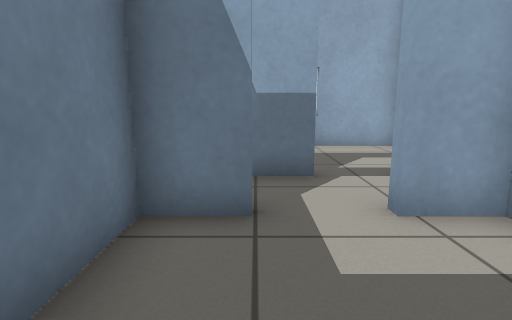
view 1 (above)

14 first-person views from a walk through a robot-simulator world made for Gazebo. The camera is 0.67 m above the floor, tilts 10° down and sees 80° across. The floor is counted in squares, 0.5 m on a side. Each view is taken from the middle of a square. On the plan, view 1 faces up. The plan holds only what a view shows up to about 14 squares ahead; the rest is blank.

view 2
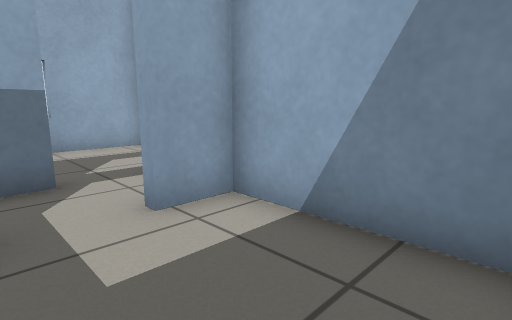

view 3
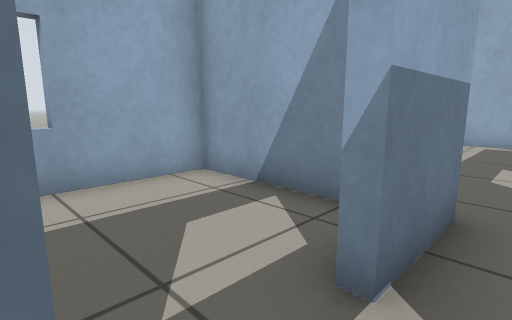

view 4
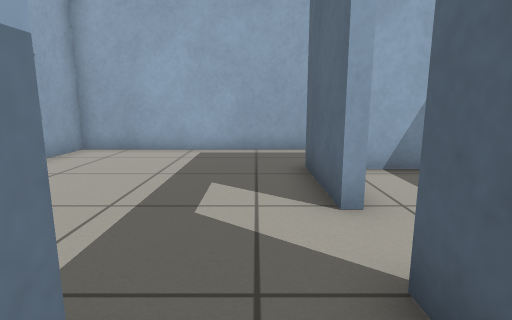

view 5
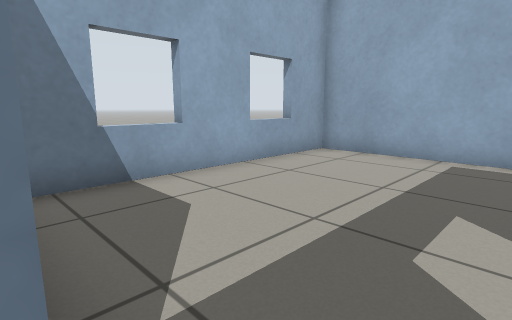

view 6
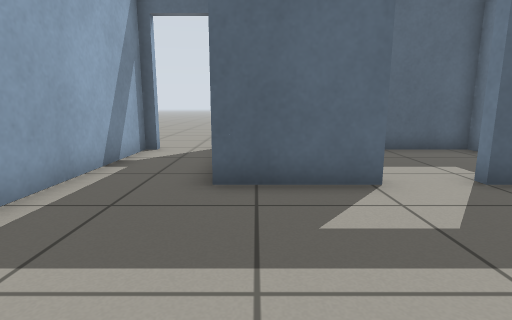

view 7
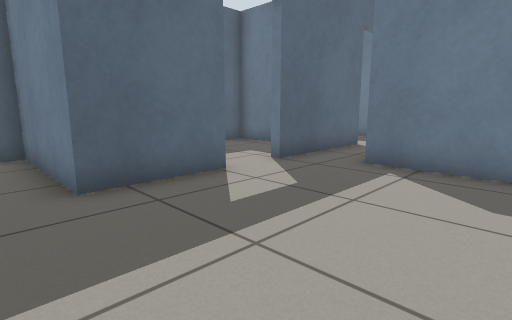

view 8
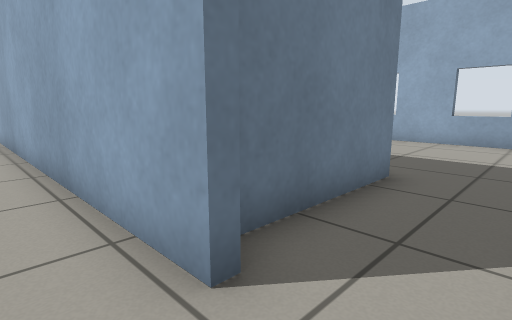

view 9
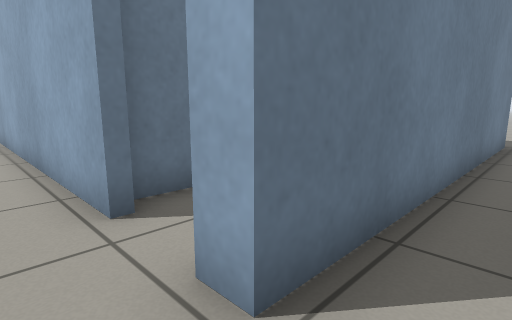

view 10
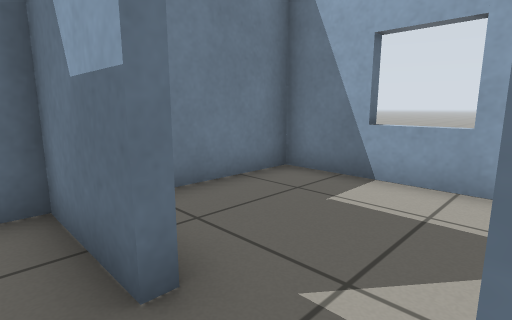

view 11
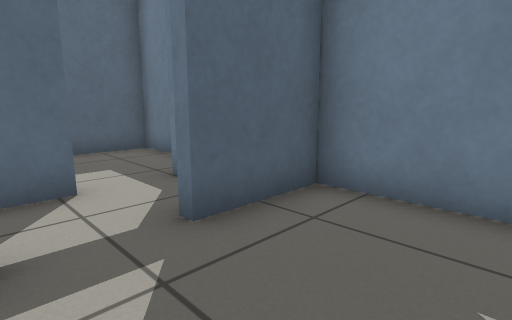

view 12
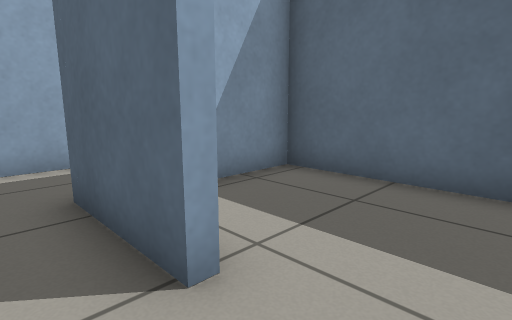

view 13
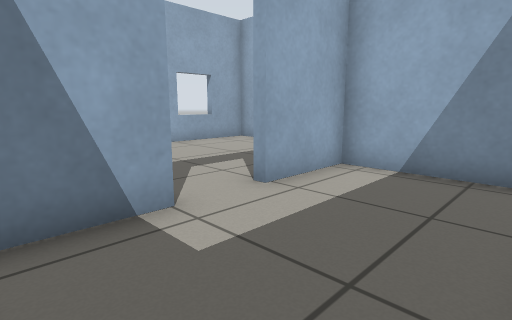

view 14
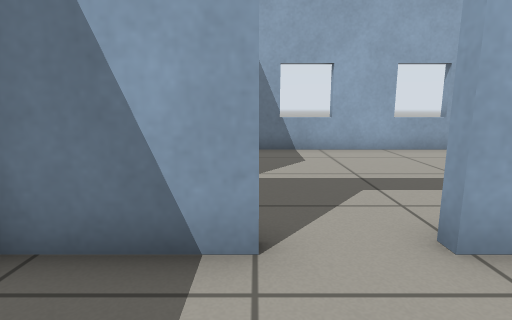

### Floor plan
Points are (right, up) in squares from view 1. A wall is a line through its corners. A room is listed if a view was taken in it or the views show most of it. See-through windows are left out.
Room 1 (views 1, 2)
walls: (-0.1, 3.6) (-1.4, 3.6) (-1.4, -0.5) (0.7, -0.5); (3.1, 0.1) (3.1, 3.6) (1.8, 3.6)
ways out: open door at (0.5, 4) to room 2
Room 2 (views 3, 4, 5, 6, 7, 10, 12)
walls: (7.8, 3.9) (10.7, 3.9) (10.7, -0.5); (5.1, 8.5) (5.1, 5.8) (2.9, 5.8); (1.8, 3.9) (6, 3.9); (13.1, -0.5) (13.5, -0.5) (13.5, 10.4) (5.6, 10.4); (1.1, 5.8) (-1.4, 5.8) (-1.4, 5.3)
ways out: open door at (0.5, 4) to room 1; open door at (12.5, -1) to room 3; open door at (2, 6) to room 4; open door at (6.5, 4) to room 5
Room 3 (views 8, 9)
walls: (11.3, -0.8) (-1.4, -0.8); (13.8, -0.8) (13.1, -0.8)
ways out: open door at (12.5, -1) to room 2
Room 4 (view 11)
walls: (4.8, 7) (4.8, 10.4) (-1.4, 10.4) (-1.4, 6.1) (1.1, 6.1)
ways out: open door at (2, 6) to room 2
Room 5 (views 13, 14)
walls: (6, 3.6) (3.6, 3.6); (3.4, 1.2) (3.4, -0.5) (10.4, -0.5) (10.4, 3.6) (7.8, 3.6)
ways out: open door at (6.5, 4) to room 2

Where each view was taken, in squares from view 1:
view 1: 0 up, 0 right, facing up
view 2: 0 up, 0 right, facing up-right
view 3: 5 up, 1 right, facing up-right
view 4: 5 up, 4 right, facing right
view 5: 5 up, 5 right, facing up-right
view 6: 9 up, 10 right, facing down
view 7: 9 up, 12 right, facing down-left
view 8: 2 down, 13 right, facing up-left
view 9: 2 down, 15 right, facing up-left
view 10: 5 up, 3 right, facing up-left
view 11: 9 up, 3 right, facing down-left
view 12: 5 up, 6 right, facing down-right
view 13: 0 up, 4 right, facing up-right
view 14: 1 up, 6 right, facing up
